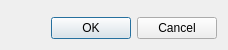
<?xml version="1.0" encoding="UTF-8"?>
<ui version="4.0">
 <class>BasicStrokeDialogForm</class>
 <widget class="QDialog" name="BasicStrokeDialogForm">
  <property name="geometry">
   <rect>
    <x>0</x>
    <y>0</y>
    <width>226</width>
    <height>53</height>
   </rect>
  </property>
  <property name="windowTitle">
   <string>Dialog</string>
  </property>
  <layout class="QGridLayout" name="gridLayout_4">
   <property name="sizeConstraint">
    <enum>QLayout::SetFixedSize</enum>
   </property>
   <item row="0" column="0">
    <layout class="QGridLayout" name="gridLayout_3">
     <item row="0" column="0">
      <widget class="QFrame" name="m_strokeWidgetFrame">
       <property name="sizePolicy">
        <sizepolicy hsizetype="MinimumExpanding" vsizetype="MinimumExpanding">
         <horstretch>0</horstretch>
         <verstretch>0</verstretch>
        </sizepolicy>
       </property>
       <property name="frameShape">
        <enum>QFrame::Panel</enum>
       </property>
       <property name="frameShadow">
        <enum>QFrame::Raised</enum>
       </property>
      </widget>
     </item>
     <item row="1" column="0">
      <layout class="QGridLayout" name="gridLayout_2">
       <item row="0" column="0">
        <layout class="QGridLayout" name="gridLayout">
         <item row="0" column="0">
          <spacer name="horizontalSpacer">
           <property name="orientation">
            <enum>Qt::Horizontal</enum>
           </property>
           <property name="sizeHint" stdset="0">
            <size>
             <width>40</width>
             <height>20</height>
            </size>
           </property>
          </spacer>
         </item>
         <item row="0" column="1">
          <widget class="QPushButton" name="m_okPushButton">
           <property name="text">
            <string>OK</string>
           </property>
          </widget>
         </item>
         <item row="0" column="2">
          <widget class="QPushButton" name="m_cancelPushButton">
           <property name="text">
            <string>Cancel</string>
           </property>
          </widget>
         </item>
        </layout>
       </item>
      </layout>
     </item>
    </layout>
   </item>
  </layout>
 </widget>
 <resources/>
 <connections>
  <connection>
   <sender>m_okPushButton</sender>
   <signal>pressed()</signal>
   <receiver>BasicStrokeDialogForm</receiver>
   <slot>accept()</slot>
   <hints>
    <hint type="sourcelabel">
     <x>128</x>
     <y>82</y>
    </hint>
    <hint type="destinationlabel">
     <x>122</x>
     <y>123</y>
    </hint>
   </hints>
  </connection>
  <connection>
   <sender>m_cancelPushButton</sender>
   <signal>pressed()</signal>
   <receiver>BasicStrokeDialogForm</receiver>
   <slot>reject()</slot>
   <hints>
    <hint type="sourcelabel">
     <x>213</x>
     <y>87</y>
    </hint>
    <hint type="destinationlabel">
     <x>224</x>
     <y>126</y>
    </hint>
   </hints>
  </connection>
 </connections>
</ui>
